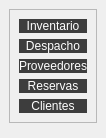
        <widget class="QWidget" name="letfMenu" native="true">
         <property name="minimumSize">
          <size>
           <width>0</width>
           <height>0</height>
          </size>
         </property>
         <property name="maximumSize">
          <size>
           <width>0</width>
           <height>16777215</height>
          </size>
         </property>
         <layout class="QVBoxLayout" name="verticalLayout_3">
          <property name="spacing">
           <number>0</number>
          </property>
          <property name="leftMargin">
           <number>0</number>
          </property>
          <property name="topMargin">
           <number>0</number>
          </property>
          <property name="rightMargin">
           <number>0</number>
          </property>
          <property name="bottomMargin">
           <number>0</number>
          </property>
          <item>
           <widget class="QWidget" name="widget" native="true">
            <layout class="QVBoxLayout" name="verticalLayout_4">
             <item>
              <widget class="QFrame" name="frame_3">
               <property name="styleSheet">
                <string notr="true">

QPushButton{
background-color:rgb(61,61,61);
border-top-left-radius:20px;
border-bottom-left-radius:20px;
color:rgb(255,255,255);
font:77 10pt &quot;Arial Black&quot;;
}

QPushButton:hover{
background-color:white;
border-top-left-radius:20px;
border-bottom-left-radius:20px;
color:rgb(0,0,0);
font:77 10pt&quot;Arial Black&quot;;
}</string>
               </property>
               <property name="frameShape">
                <enum>QFrame::StyledPanel</enum>
               </property>
               <property name="frameShadow">
                <enum>QFrame::Raised</enum>
               </property>
               <layout class="QVBoxLayout" name="verticalLayout_5">
                <item>
                 <widget class="QPushButton" name="btn_inventario">
                  <property name="text">
                   <string>Inventario</string>
                  </property>
                  <property name="icon">
                   <iconset>
                    <normaloff>img/caja.png</normaloff>img/caja.png</iconset>
                  </property>
                  <property name="iconSize">
                   <size>
                    <width>40</width>
                    <height>40</height>
                   </size>
                  </property>
                 </widget>
                </item>
                <item>
                 <widget class="QPushButton" name="btn_despacho">
                  <property name="text">
                   <string>Despacho</string>
                  </property>
                  <property name="icon">
                   <iconset>
                    <normaloff>img/lista-de-verificacion.png</normaloff>img/lista-de-verificacion.png</iconset>
                  </property>
                  <property name="iconSize">
                   <size>
                    <width>40</width>
                    <height>40</height>
                   </size>
                  </property>
                 </widget>
                </item>
                <item>
                 <widget class="QPushButton" name="btn_proveedores">
                  <property name="text">
                   <string>Proveedores</string>
                  </property>
                  <property name="icon">
                   <iconset>
                    <normaloff>img/anadir-grupo.png</normaloff>img/anadir-grupo.png</iconset>
                  </property>
                  <property name="iconSize">
                   <size>
                    <width>40</width>
                    <height>40</height>
                   </size>
                  </property>
                 </widget>
                </item>
                <item>
                 <widget class="QPushButton" name="btn_reservas">
                  <property name="text">
                   <string>Reservas</string>
                  </property>
                  <property name="icon">
                   <iconset>
                    <normaloff>img/editar.png</normaloff>img/editar.png</iconset>
                  </property>
                  <property name="iconSize">
                   <size>
                    <width>40</width>
                    <height>40</height>
                   </size>
                  </property>
                 </widget>
                </item>
                <item>
                 <widget class="QPushButton" name="btn_clientes">
                  <property name="text">
                   <string>Clientes</string>
                  </property>
                  <property name="icon">
                   <iconset>
                    <normaloff>img/agregar-contacto.png</normaloff>img/agregar-contacto.png</iconset>
                  </property>
                  <property name="iconSize">
                   <size>
                    <width>40</width>
                    <height>40</height>
                   </size>
                  </property>
                 </widget>
                </item>
               </layout>
              </widget>
             </item>
             <item>
              <widget class="QFrame" name="frame_4">
               <property name="frameShape">
                <enum>QFrame::StyledPanel</enum>
               </property>
               <property name="frameShadow">
                <enum>QFrame::Raised</enum>
               </property>
              </widget>
             </item>
            </layout>
           </widget>
          </item>
         </layout>
        </widget>
